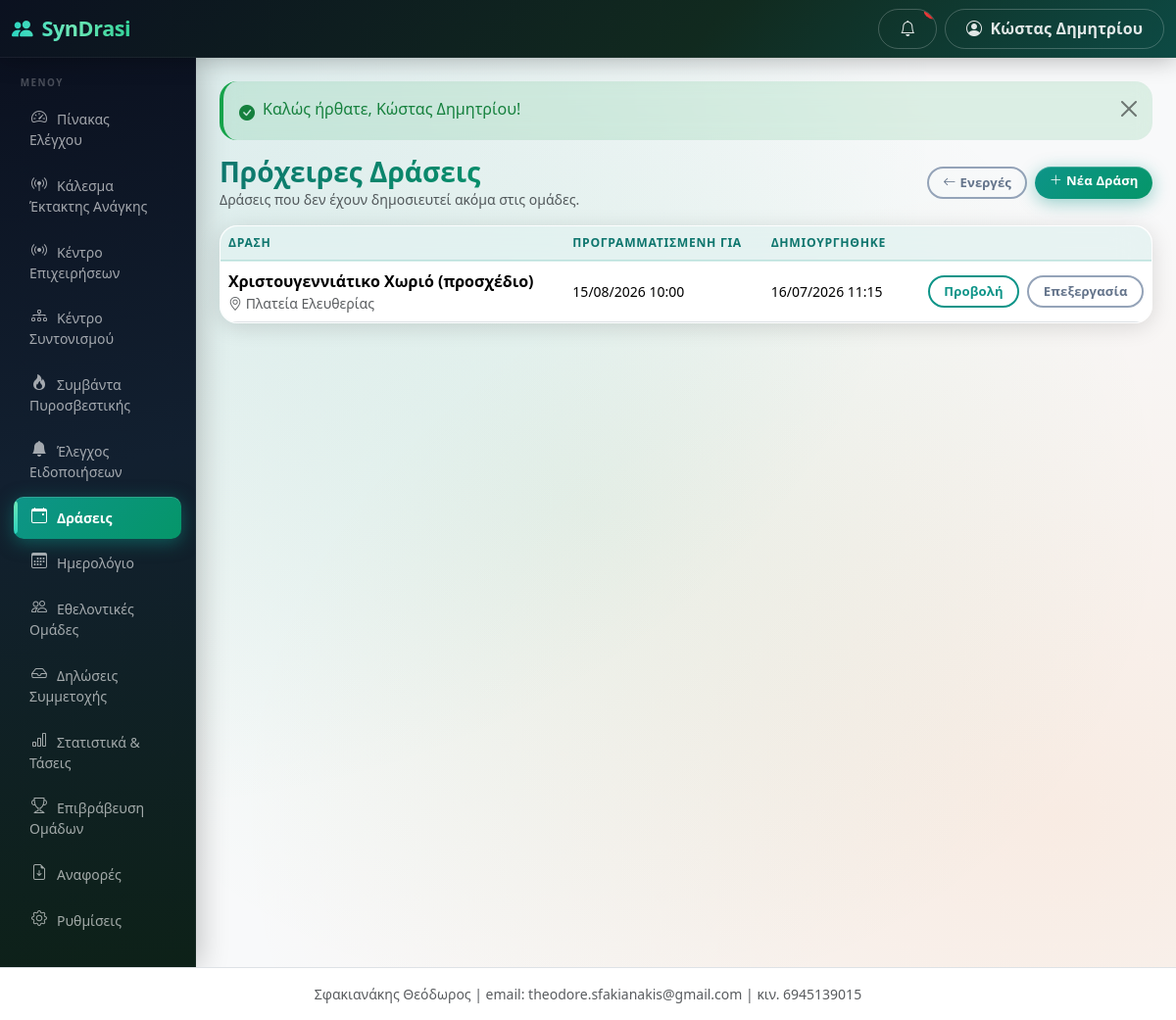
Screenshot of /public/events/drafts (signed in) with the database file from the repository.
### tables this page shows
CREATE TABLE users (
  id INT AUTO_INCREMENT PRIMARY KEY,
  municipality_id INT NULL,
  team_id INT NULL,
  name VARCHAR(255) NOT NULL,
  email VARCHAR(255) NOT NULL UNIQUE,
  phone VARCHAR(50) NULL,
  password_hash VARCHAR(255) NOT NULL,
  role ENUM('super_admin','municipality_admin','team_admin','event_operator') NOT NULL,
  status ENUM('active','inactive') NOT NULL DEFAULT 'active',
  language_code VARCHAR(10) NULL,
  last_login_at DATETIME NULL,
  created_at DATETIME NOT NULL DEFAULT CURRENT_TIMESTAMP,
  updated_at DATETIME NULL ON UPDATE CURRENT_TIMESTAMP,
  INDEX idx_users_municipality_id (municipality_id),
  INDEX idx_users_team_id (team_id),
  FOREIGN KEY (language_code) REFERENCES languages(code)
);

CREATE TABLE events (
  id INT AUTO_INCREMENT PRIMARY KEY,
  municipality_id INT NOT NULL,
  category_id INT NULL,
  title VARCHAR(255) NOT NULL,
  description TEXT NULL,
  location_name VARCHAR(255) NULL,
  address VARCHAR(255) NULL,
  latitude DECIMAL(10,7) NULL,
  longitude DECIMAL(10,7) NULL,
  start_datetime DATETIME NOT NULL,
  end_datetime DATETIME NOT NULL,
  requested_people INT NOT NULL DEFAULT 0,
  requested_vehicle TINYINT(1) NOT NULL DEFAULT 0,
  requested_medical_equipment TINYINT(1) NOT NULL DEFAULT 0,
  requested_items_json TEXT NULL,
  instructions TEXT NULL,
  status ENUM('draft','open','review','confirmed','active','closed','completed','cancelled') NOT NULL DEFAULT 'draft',
  public_token VARCHAR(64) NULL UNIQUE,
  published_at DATETIME NULL,
  created_by INT NOT NULL,
  created_at DATETIME NOT NULL DEFAULT CURRENT_TIMESTAMP,
  updated_at DATETIME NULL ON UPDATE CURRENT_TIMESTAMP,
  last_activity_at DATETIME NULL COMMENT 'bumped by live-ops writes; poll change detection (migration 040)',
  reconciliation_notes TEXT NULL,
  story_token VARCHAR(64) NULL COMMENT 'no-login public Story link',
  story_published_at DATETIME NULL,
  INDEX idx_events_municipality_id (municipality_id),
  INDEX idx_events_status (status),
  INDEX idx_events_start_datetime (start_datetime),
  INDEX idx_events_story_token (story_token),
  INDEX idx_events_muni_status_start (municipality_id, status, start_datetime)
);

### app/Controllers/EventController.php (called while the page is built, shortened)
<?php
class EventController
{
    public function drafts()
    {
        $mid    = current_municipality_id();
        $terms  = authority_context($mid);
        $events = Event::forMunicipalityByStatuses($mid, ['draft']);
        render('events/drafts', [
            'pageTitle' => 'Πρόχειρες ' . $terms['event_plural'],
            'events'    => $events,
            'terms'     => $terms,
        ]);
    }
}

### public/index.php (called while the page is built, shortened)
<?php
require BASE_PATH . '/app/Helpers/functions.php';
require BASE_PATH . '/app/Helpers/Router.php';
spl_autoload_register(function ($class) {
    foreach (['Controllers', 'Models', 'Services'] as $dir) {
        $file = BASE_PATH . '/app/' . $dir . '/' . $class . '.php';
        if (is_file($file)) {
            return;
        }
    }
});
$router = new Router();
$router->dispatch($_SERVER['REQUEST_METHOD'], $_SERVER['REQUEST_URI']);

### app/Middleware/access.php (called while the page is built, shortened)
<?php
function requireLogin()
{
    if (!is_logged_in() || !current_user()) {
        if (wants_json()) {
            json_out(['success' => false, 'message' => 'Απαιτείται σύνδεση.'], 401);
        }
        flash_set('warning', 'Παρακαλούμε συνδεθείτε για να συνεχίσετε.');
        redirect('/login');
    }
}
function requireRole(array $roles)
{
    requireLogin();
}

### config/config.php (called while the page is built)
<?php
return [
    'app_name'    => 'SynDrasi',
    'env'         => env('APP_ENV', 'production'),
    'timezone'    => 'Europe/Athens',
    'footer_text' => ' Σφακιανάκης Θεόδωρος | email: theodore.sfakianakis@gmail.com | κιν. 6945139015',
    'map_refresh_seconds' => 45,
];

### config/database.php (called while the page is built)
<?php
return [
    'host'     => env('DB_HOST', '127.0.0.1'),
    'port'     => env('DB_PORT', '3306'),
    'database' => env('DB_NAME', 'syndrasi'),
    'username' => env('DB_USER', 'root'),
    'password' => env('DB_PASS', ''),
    'charset'  => 'utf8mb4',
];

### app/Models/Notification.php (called while the page is built, shortened)
<?php
class Notification
{
    public static function unreadCount($userId)
    {
        return (int) dbq(
            'SELECT COUNT(*) AS c FROM notifications WHERE user_id = :uid AND is_read = 0',
            ['uid' => $userId]
        )->fetchColumn();
    }
}

### app/Models/MunicipalitySetting.php (called while the page is built, shortened)
<?php
class MunicipalitySetting
{
    public static function get($municipalityId, $key, $default = null)
    {
        static $cache = [];
        $cacheKey = $municipalityId . '.' . $key;
        if (!array_key_exists($cacheKey, $cache)) {
            $val = dbq(
                'SELECT setting_value FROM municipality_settings WHERE municipality_id = :mid AND setting_key = :k LIMIT 1',
                ['mid' => $municipalityId, 'k' => $key]
            )->fetchColumn();
            $cache[$cacheKey] = ($val !== false && $val !== null) ? $val : null;
        }
        return $cache[$cacheKey] ?? $default;
    }
}

### app/Models/Event.php (called while the page is built, shortened)
<?php
class Event
{
    public static function forMunicipalityByStatuses($municipalityId, array $statuses, array $filters = [])
    {
        $placeholders = implode(',', array_fill(0, count($statuses), '?'));
        $params = array_merge([$municipalityId], $statuses);
        $extra = '';
        $stmt = db()->prepare(
            "SELECT e.*, c.name AS category_name,
                    COALESCE(ac.applications_count, 0) AS applications_count,
                    COALESCE(ac.pending_count, 0) AS pending_count
             FROM events e
             LEFT JOIN event_categories c ON c.id = e.category_id
             LEFT JOIN (
                 SELECT event_id,
                        COUNT(*) AS applications_count,
                        SUM(status = 'pending') AS pending_count
                 FROM event_applications
                 GROUP BY event_id
             ) ac ON ac.event_id = e.id
             WHERE e.municipality_id = ? AND e.status IN ($placeholders)
             $extra
             ORDER BY e.start_datetime DESC"
        );
        $stmt->execute($params);
        return $stmt->fetchAll();
    }
}

### views/events/drafts.php (the view)
<?php
$terms = $terms ?? authority_context();
$eventPlural = $terms['event_plural'] ?? 'Δράσεις';
$eventPluralLc = $terms['event_plural_lc'] ?? 'δράσεις';
$eventSingular = $terms['event_singular'] ?? 'Δράση';
?>
<div class="d-flex flex-wrap justify-content-between align-items-center mb-3 gap-2">
  <div>
    <h1 class="h3 mb-0"><?= e(t('events/drafts.001', 'Πρόχειρες')) ?> <?= e($eventPlural) ?></h1>
    <p class="text-muted small mb-0"><?= e($eventPlural) ?> <?= e(t('events/drafts.002', 'που δεν έχουν δημοσιευτεί ακόμα στις ομάδες.')) ?></p>
  </div>
  <div class="d-flex gap-2">
    <a href="<?= e(url('/events')) ?>" class="btn btn-sm btn-outline-secondary">
      <i class="bi bi-arrow-left me-1"></i><?= e(t('events/drafts.003', 'Ενεργές')) ?>
    </a>
    <a href="<?= e(url('/events/create')) ?>" class="btn btn-sm btn-primary">
      <i class="bi bi-plus-lg me-1"></i><?= e($terms['event_new'] ?? 'Νέα Δράση') ?>
    </a>
  </div>
</div>
<?php if (!$events): ?>
  <div class="alert alert-info">
    <?= e(t('events/drafts.010', 'Δεν υπάρχουν πρόχειρες')) ?> <?= e($eventPluralLc) ?>.
    <a href="<?= e(url('/events/create')) ?>"><?= e(t('events/drafts.011', 'Δημιουργήστε μία νέα')) ?> <?= e(mb_strtolower($eventSingular)) ?>.</a>
  </div>
<?php else: ?>
  <div class="card shadow-sm">
    <div class="table-responsive">
      <table class="table table-hover align-middle mb-0">
        <thead class="table-light">
          <tr>
            <th><?= e($eventSingular) ?></th>
            <th><?= e(t('events/drafts.006', 'Προγραμματισμένη για')) ?></th>
            <th><?= e(t('events/drafts.007', 'Δημιουργήθηκε')) ?></th>
            <th></th>
          </tr>
        </thead>
        <tbody>
          <?php foreach ($events as $e): ?>
            <tr>
              <td>
                <strong><?= e($e['title']) ?></strong>
                <?php if ($e['location_name']): ?>
                  <div class="small text-muted"><i class="bi bi-geo-alt"></i> <?= e($e['location_name']) ?></div>
                <?php endif; ?>
              </td>
              <td class="small text-nowrap"><?= e(gr_datetime($e['start_datetime'])) ?></td>
              <td class="small text-nowrap"><?= e(gr_datetime($e['created_at'])) ?></td>
              <td class="text-end text-nowrap">
                <a href="<?= e(url('/events/' . $e['id'])) ?>" class="btn btn-sm btn-outline-primary me-1"><?= e(t('events/drafts.008', 'Προβολή')) ?></a>
                <a href="<?= e(url('/events/' . $e['id'] . '/edit')) ?>" class="btn btn-sm btn-outline-secondary"><?= e(t('events/drafts.009', 'Επεξεργασία')) ?></a>
              </td>
            </tr>
          <?php endforeach; ?>
        </tbody>
      </table>
    </div>
  </div>
<?php endif; ?>

### app/Helpers/Router.php (shortened to what this page needs)
<?php
class Router
{
    private $routes = [];
    public function get($pattern, $handler, array $options = [])
    {
        $this->routes[] = ['GET', $pattern, $handler, $options];
    }
    public function post($pattern, $handler, array $options = [])
    {
        $this->routes[] = ['POST', $pattern, $handler, $options];
    }
    public function dispatch($method, $uri)
    {
        $path = parse_url($uri, PHP_URL_PATH);
        $base = base_uri();
        if ($base !== '' && strpos($path, $base) === 0) {
            $path = substr($path, strlen($base));
        } else {
            $parent = preg_replace('#/public$#', '', $base);
            if ($parent !== $base && $parent !== '' && strpos($path, $parent) === 0) {
                $path = substr($path, strlen($parent));
            }
        }
        $path = '/' . trim($path, '/');
        foreach ($this->routes as $route) {
            list($m, $pattern, $handler, $options) = $route;
            if ($m !== $method) {
                continue;
            }
            $regex = '#^' . preg_replace_callback(
                '/\{([a-zA-Z_]+)\}/',
                function ($m) {
                    return $m[1] === 'token' ? '([A-Za-z0-9]+)' : '(\d+)';
                },
                $pattern
            ) . '$#';
            if (preg_match($regex, $path, $matches)) {
                array_shift($matches);
                $this->enforceAccess($options);
                list($class, $action) = explode('@', $handler);
                $controller = new $class();
                return call_user_func_array([$controller, $action], $matches);
            }
        }
    }
    private function enforceAccess(array $options)
    {
        if (!empty($options['roles'])) {
            requireRole($options['roles']);
            return;
        }
    }
}

### views/layouts/header.php (shortened to what this page needs)
<?php $unreadCount = is_logged_in() ? Notification::unreadCount($_SESSION['user_id']) : 0; ?>
<!DOCTYPE html>
<html lang="el">
<head>
<link href="https://cdn.jsdelivr.net/npm/bootstrap@5.3.3/dist/css/bootstrap.min.css" rel="stylesheet">
<link href="https://cdn.jsdelivr.net/npm/bootstrap-icons@1.11.3/font/bootstrap-icons.min.css" rel="stylesheet">
<link href="<?= e(url('/assets/css/app.css')) ?>" rel="stylesheet">
</head>
<body class="bg-light">
<nav class="navbar navbar-dark syndrasi-topbar sticky-top">
  <div class="container-fluid">
    <div class="d-flex align-items-center">
      <button class="btn btn-outline-light d-lg-none me-2" type="button" data-bs-toggle="offcanvas" data-bs-target="#sidebarMenu" aria-label="<?= e(t('layouts/header.006', 'Μενού')) ?>">
      </button>
      <a class="navbar-brand fw-bold" href="<?= e(url('/')) ?>">
        <i class="bi bi-people-fill me-1"></i> SynDrasi
      </a>
    </div>
    <div class="d-flex align-items-center gap-2">
      <a href="<?= e(url('/notifications')) ?>" class="btn btn-outline-light position-relative" title="<?= e(t('layouts/header.008', 'Ειδοποιήσεις')) ?>" id="navNotifBell">
        <i class="bi bi-bell"></i>
        <span class="position-absolute top-0 start-100 translate-middle badge rounded-pill bg-danger"
              id="navNotifBadge" <?= $unreadCount > 0 ? '' : 'style="display:none"' ?>><?= (int) $unreadCount ?></span>
      </a>
      <div class="dropdown">
        <button class="btn btn-outline-light dropdown-toggle" data-bs-toggle="dropdown">
          <i class="bi bi-person-circle me-1"></i>
          <span class="d-none d-md-inline"><?= e(current_user() ? current_user()['name'] : '') ?></span>
        </button>
      </div>
    </div>
  </div>
</nav>
<div class="container-fluid">
  <div class="row">
    <?php include BASE_PATH . '/views/layouts/sidebar.php'; ?>
    <main class="col-lg-10 ms-sm-auto px-3 px-md-4 py-4">
      <?php include BASE_PATH . '/views/layouts/flash.php'; ?>

### views/layouts/sidebar.php (shortened to what this page needs)
<?php
$role = current_role();
$currentPath = parse_url($_SERVER['REQUEST_URI'], PHP_URL_PATH);
$midForTerms = function_exists('current_municipality_id') ? current_municipality_id() : null;
$authorityTerms = $midForTerms ? authority_context($midForTerms) : authority_defaults('municipality');
$authorityTypeForMenu = $authorityTerms['authority_type'] ?? 'municipality';
$eventMenuLabel = t('authority/' . $authorityTypeForMenu . '.event_plural', $authorityTerms['event_plural'] ?? 'Δράσεις');
$teamMenuLabel = t('authority/' . $authorityTypeForMenu . '.team_plural', $authorityTerms['team_plural'] ?? 'Εθελοντικές Ομάδες');
$menus = [];
if ($role === 'municipality_admin') {
    $menus = [
        ['/dashboard',    'bi-speedometer2',              t('layouts/sidebar.003', 'Πίνακας Ελέγχου')],
        ['/mobilizations', 'bi-broadcast-pin',            t('layouts/sidebar.004', 'Κάλεσμα Έκτακτης Ανάγκης')],
        ['/operations',   'bi-broadcast',                 t('layouts/sidebar.005', 'Κέντρο Επιχειρήσεων')],
        ['/operations/war-room', 'bi-diagram-3',          t('layouts/sidebar.006', 'Κέντρο Συντονισμού')],
        ['/fire-service', 'bi-fire',                       t('layouts/sidebar.007', 'Συμβάντα Πυροσβεστικής')],
        ['/notification-center', 'bi-bell-fill',           t('layouts/sidebar.008', 'Έλεγχος Ειδοποιήσεων')],
        ['/events',       'bi-calendar-event',            $eventMenuLabel],
        ['/events/calendar', 'bi-calendar3',              t('layouts/sidebar.009', 'Ημερολόγιο')],
        ['/teams',        'bi-people',                    $teamMenuLabel],
        ['/applications', 'bi-inbox',                     t('layouts/sidebar.010', 'Δηλώσεις Συμμετοχής')],
        ['/statistics',   'bi-bar-chart',                 t('layouts/sidebar.011', 'Στατιστικά & Τάσεις')],
        ['/awards',       'bi-trophy',                    t('layouts/sidebar.012', 'Επιβράβευση Ομάδων')],
        ['/reports',      'bi-file-earmark-arrow-down',   t('layouts/sidebar.013', 'Αναφορές')],
        ['/settings',     'bi-gear',                      t('layouts/sidebar.014', 'Ρυθμίσεις')],
    ];
}
$base = base_uri();
function sidebar_active($path, $currentPath, $base)
{
    $full = $base . $path;
    if (in_array($path, ['/dashboard','/team/dashboard','/admin/dashboard','/events/calendar'], true)) {
        return $currentPath === $full;
    }
    return strpos($currentPath, $full) === 0;
}
?>
<div class="offcanvas-lg offcanvas-start col-lg-2 d-lg-block sidebar p-0" tabindex="-1" id="sidebarMenu">
  <?php
  if (in_array($role, ['municipality_admin', 'event_operator'], true)) {
      $mid = current_municipality_id();
      if ($mid && class_exists('MunicipalitySetting')) {
          $sidebarLogoUrl = MunicipalitySetting::get($mid, 'branding_logo', '');
      }
  }
  ?>
  <div class="sidebar-label"><?= e(t('layouts/sidebar.001', 'Μενού')) ?></div>
  <ul class="nav flex-column mb-auto px-1 pb-4">
    <?php foreach ($menus as $m): ?>
    <li class="nav-item">
      <a href="<?= e(url($m[0])) ?>"
         class="nav-link sidebar-link<?= sidebar_active($m[0], $currentPath, $base) ? ' active' : '' ?>">
        <i class="bi <?= e($m[1]) ?> me-2"></i><?= e($m[2]) ?>
      </a>
    </li>
    <?php endforeach; ?>
  </ul>
</div>

### rows the page displays
users: name "Κώστας Δημητρίου", language_code "ΜΕΝΟΎ", language_code "Πρόχειρες", language_code "που δεν έχουν δημοσιευτεί ακόμα στις ομάδες.", language_code "Ενεργές", language_code "ΠΡΟΓΡΑΜΜΑΤΙΣΜΈΝΗ ΓΙΑ", language_code "ΔΗΜΙΟΥΡΓΉΘΗΚΕ", language_code "Προβολή", language_code "Επεξεργασία"
events: title "Χριστουγεννιάτικο Χωριό (προσχέδιο)", location_name "Πλατεία Ελευθερίας", start_datetime "15/08/2026 10:00", created_at "16/07/2026 11:15"

### other values shown
$m[2] "Πίνακας Ελέγχου"
$m[2] "Κάλεσμα Έκτακτης Ανάγκης"
$m[2] "Κέντρο Επιχειρήσεων"
$m[2] "Κέντρο Συντονισμού"
$m[2] "Συμβάντα Πυροσβεστικής"
$m[2] "Έλεγχος Ειδοποιήσεων"
$m[2] "Δράσεις"
$m[2] "Ημερολόγιο"
$m[2] "Εθελοντικές Ομάδες"
$m[2] "Δηλώσεις Συμμετοχής"
$m[2] "Στατιστικά & Τάσεις"
$m[2] "Επιβράβευση Ομάδων"
$m[2] "Αναφορές"
$m[2] "Ρυθμίσεις"
$f['message'] "Καλώς ήρθατε, Κώστας Δημητρίου!"
